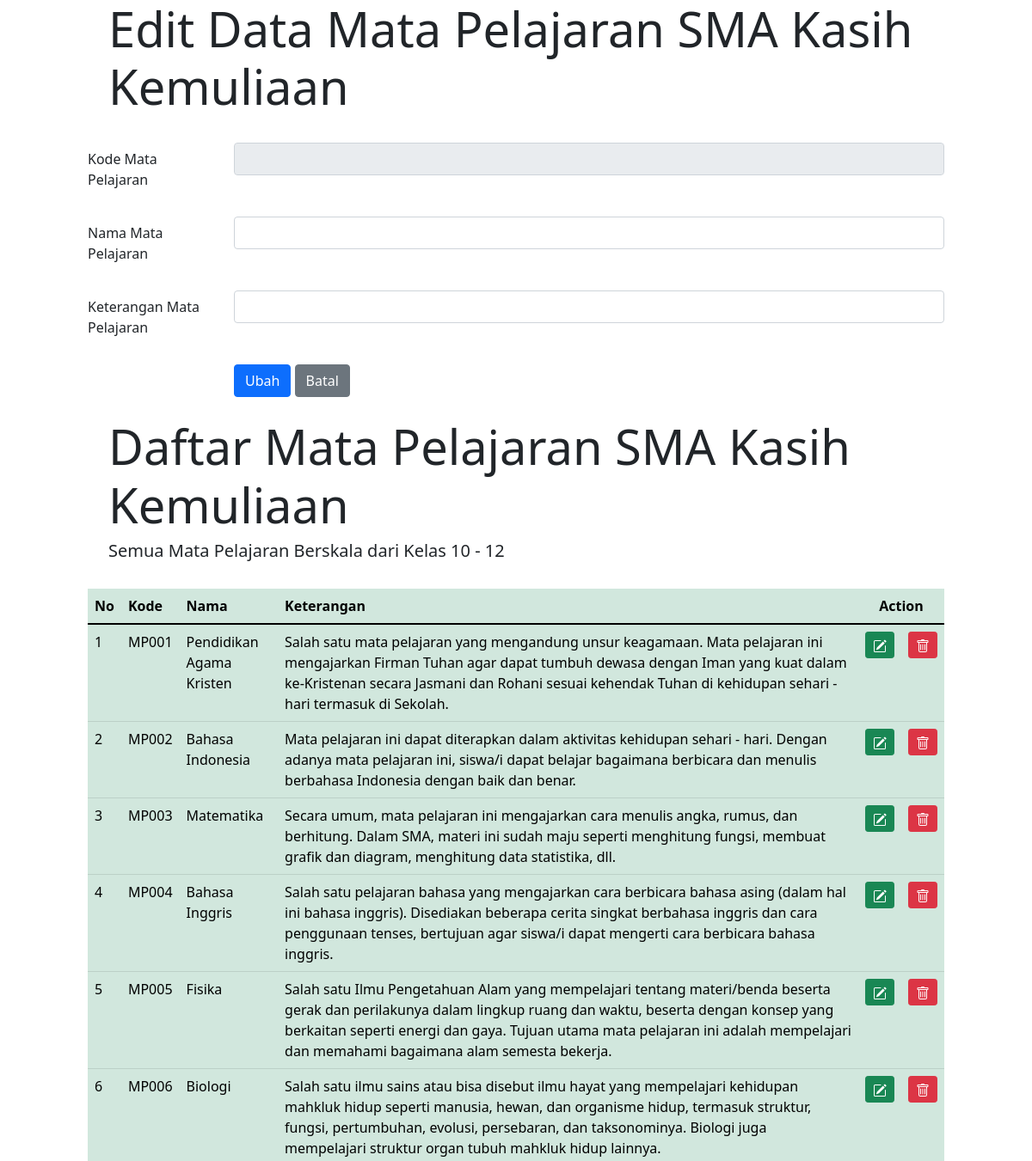
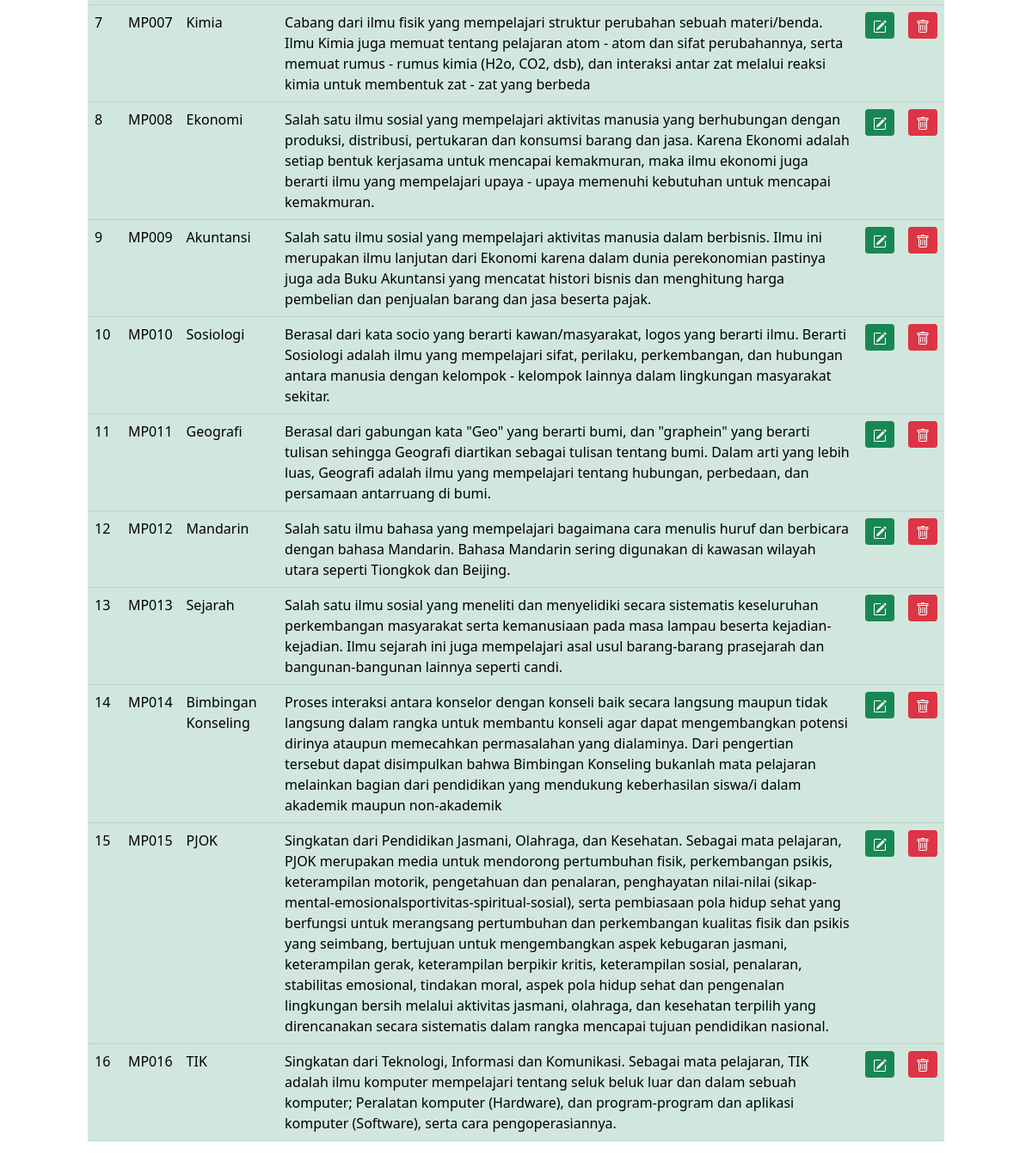
The app's page /datamapelubah.php with its own data (2 pictures, top to bottom).
### tables this page shows
CREATE TABLE `datamapel` (
  `idmapel` char(5) NOT NULL,
  `namamapel` char(30) NOT NULL,
  `keteranganmapel` text NOT NULL
);

### datamapelubah.php (the view, shortened to what this page needs)
<!DOCTYPE html>
<html lang="en">
<head>
    <link rel="stylesheet" type="text/css" href="https://cdnjs.cloudflare.com/ajax/
    libs/select2/4.0.3/css/select2.min.css">
    <link rel="stylesheet" type="text/css" href="css/bootstrap.min.css">
</head>
<?php
    include "includes/config.php";
    $kodemapel = $_GET["ubadata"];
    $editmapel = mysqli_query($connection, "SELECT * FROM datamapel
    where idmapel = '$kodemapel'");
    $rowedit = mysqli_fetch_array($editmapel);
?>
<body>
    <div class="row">
    <div class="col-sm-1"></div>
    <div class="col-sm-10">
        <div class="jumbotron jumbotron-fluid">
            <div class="container">
                <h1 class="display-4">Edit Data Mata Pelajaran SMA Kasih Kemuliaan</h1>
            </div>
        </div>
        <br>
        <form method="POST" enctype="multipart/form-data">
            <div class="form-group row">
                <label for="kodemapel" class="col-sm-2 col-form-label">Kode Mata Pelajaran</label>
                <div class="col-sm-10">
                    <input type="text" class="form-control" id="kodemapel" name="inputkode"
                    value="<?php echo $rowedit["idmapel"]?>" readonly>
                </div>
            </div>
            <br>
            <div class="form-group row">
                <label for="namamapel" class="col-sm-2 col-form-label">Nama Mata Pelajaran</label>
                <div class="col-sm-10">
                    <input type="text" class="form-control" id="namamapel" name="inputnama"
                    value="<?php echo $rowedit["namamapel"]?>">
                </div>
            </div>
            <br>
            <div class="form-group row">
                <label for="keteranganmapel" class="col-sm-2 col-form-label">Keterangan Mata Pelajaran</label>
                <div class="col-sm-10">
                    <input type="text" class="form-control" id="keteranganmapel" name="inputketerangan"
                    value="<?php echo $rowedit["keteranganmapel"]?>">
                </div>
            </div>
            <br>
            <div class="form-group row">
                <div class="col-sm-2"></div>
                <div class="col-sm-10">
                    <input type="submit" name="Ubah" class="btn btn-primary" value="Ubah">
                    <input type="submit" name="Batal" class="btn btn-secondary" value="Batal">
                </div>
            </div>
            <br>
        </form>
    </div>
    <div class="col-sm-1"></div>
    </div>
    <div class="row">
        <div class="col-sm-1"></div>
        <div class="col-sm-10">
            <div class="jumbotron jumbotron-fluid">
                <div class="container">
                    <h1 class="display-4">Daftar Mata Pelajaran SMA Kasih Kemuliaan</h1>
                    <h5>Semua Mata Pelajaran Berskala dari Kelas 10 - 12</h5>
                </div>
            </div>
        <br>
        <table class="table table-hover table-success">
            <thead class="thead-dark">
                <tr>
                    <th>No</th>
                    <th>Kode</th>
                    <th>Nama</th>
                    <th>Keterangan</th>
                    <th colspan="2" style="text-align: center">Action</th>
                </tr>
            </thead>
            <tbody>
                <?php $query = mysqli_query($connection, "select * from datamapel");
                $nomor = 1;
                while ($row = mysqli_fetch_array($query))
                { ?>
                    <tr>
                        <td><?php echo $nomor;?></td>
                        <td><?php echo $row['idmapel'];?></td>
                        <td><?php echo $row['namamapel'];?></td>
                        <td><?php echo $row['keteranganmapel'];?></td>
                        <td>
                            <a href="datamapelubah.php?ubadata=<?php echo $row['idmapel']?>"
                            class="btn btn-success btn-sm" title="EDIT">
                            </a>
                        </td>
                        <td>
                            <a href="datamapelhapus.php?hapusdata=<?php echo $row['idmapel']?>"
                            class="btn btn-danger btn-sm" title="DELETE">
                        </a>
                        </td>
                    </tr>
                    <?php $nomor = $nomor + 1;?>
                <?php } ?>
            </tbody>
        </table>
        </div>
        <div class="col-sm-1"></div>
    </div>
</body>
</html>

### records on screen
datamapel: idmapel "MP001", namamapel "Pendidikan Agama Kristen", keteranganmapel "Salah satu mata pelajaran yang mengandung unsur keagamaan. Mata pelajaran ini mengajarkan Firman Tuhan agar dapat tumbuh dewasa dengan Iman yang kuat dalam ke-Kristenan secara Jasmani dan Rohani sesuai kehendak Tuhan di kehidupan sehari - hari termasuk di Sekolah."
datamapel: idmapel "MP002", namamapel "Bahasa Indonesia", keteranganmapel "Mata pelajaran ini dapat diterapkan dalam aktivitas kehidupan sehari - hari. Dengan adanya mata pelajaran ini, siswa/i dapat belajar bagaimana berbicara dan menulis berbahasa Indonesia dengan baik dan benar."
datamapel: idmapel "MP003", namamapel "Matematika", keteranganmapel "Secara umum, mata pelajaran ini mengajarkan cara menulis angka, rumus, dan berhitung. Dalam SMA, materi ini sudah maju seperti menghitung fungsi, membuat grafik dan diagram, menghitung data statistika, dll."
datamapel: idmapel "MP004", namamapel "Bahasa Inggris", keteranganmapel "Salah satu pelajaran bahasa yang mengajarkan cara berbicara bahasa asing (dalam hal ini bahasa inggris). Disediakan beberapa cerita singkat berbahasa inggris dan cara penggunaan tenses, bertujuan agar siswa/i dapat mengerti cara berbicara bahasa inggris."
datamapel: idmapel "MP005", namamapel "Fisika", keteranganmapel "Salah satu Ilmu Pengetahuan Alam yang mempelajari tentang materi/benda beserta gerak dan perilakunya dalam lingkup ruang dan waktu, beserta dengan konsep yang berkaitan seperti energi dan gaya. Tujuan utama mata pelajaran ini adalah mempelajari dan memahami bagaimana alam semesta bekerja."
datamapel: idmapel "MP006", namamapel "Biologi", keteranganmapel "Salah satu ilmu sains atau bisa disebut ilmu hayat yang mempelajari kehidupan mahkluk hidup seperti manusia, hewan, dan organisme hidup, termasuk struktur, fungsi, pertumbuhan, evolusi, persebaran, dan taksonominya. Biologi juga mempelajari struktur organ tubuh mahkluk hidup lainnya."
datamapel: idmapel "MP007", namamapel "Kimia", keteranganmapel "Cabang dari ilmu fisik yang mempelajari struktur perubahan sebuah materi/benda. Ilmu Kimia juga memuat tentang pelajaran atom - atom dan sifat perubahannya, serta memuat rumus - rumus kimia (H2o, CO2, dsb), dan interaksi antar zat melalui reaksi kimia untuk membentuk zat - zat yang berbeda"
datamapel: idmapel "MP008", namamapel "Ekonomi", keteranganmapel "Salah satu ilmu sosial yang mempelajari aktivitas manusia yang berhubungan dengan produksi, distribusi, pertukaran dan konsumsi barang dan jasa. Karena Ekonomi adalah setiap bentuk kerjasama untuk mencapai kemakmuran, maka ilmu ekonomi juga berarti ilmu yang mempelajari upaya - upaya memenuhi kebutuhan untuk mencapai kemakmuran."
datamapel: idmapel "MP009", namamapel "Akuntansi", keteranganmapel "Salah satu ilmu sosial yang mempelajari aktivitas manusia dalam berbisnis. Ilmu ini merupakan ilmu lanjutan dari Ekonomi karena dalam dunia perekonomian pastinya juga ada Buku Akuntansi yang mencatat histori bisnis dan menghitung harga pembelian dan penjualan barang dan jasa beserta pajak."
datamapel: idmapel "MP010", namamapel "Sosiologi", keteranganmapel "Berasal dari kata socio yang berarti kawan/masyarakat, logos yang berarti ilmu. Berarti Sosiologi adalah ilmu yang mempelajari sifat, perilaku, perkembangan, dan hubungan antara manusia dengan kelompok - kelompok lainnya dalam lingkungan masyarakat sekitar."
datamapel: idmapel "MP011", namamapel "Geografi", keteranganmapel "Berasal dari gabungan kata \"Geo\" yang berarti bumi, dan \"graphein\" yang berarti tulisan sehingga Geografi diartikan sebagai tulisan tentang bumi. Dalam arti yang lebih luas, Geografi adalah ilmu yang mempelajari tentang hubungan, perbedaan, dan persamaan antarruang di bumi."
datamapel: idmapel "MP012", namamapel "Mandarin", keteranganmapel "Salah satu ilmu bahasa yang mempelajari bagaimana cara menulis huruf dan berbicara dengan bahasa Mandarin. Bahasa Mandarin sering digunakan di kawasan wilayah utara seperti Tiongkok dan Beijing."
datamapel: idmapel "MP013", namamapel "Sejarah", keteranganmapel "Salah satu ilmu sosial yang meneliti dan menyelidiki secara sistematis keseluruhan perkembangan masyarakat serta kemanusiaan pada masa lampau beserta kejadian-kejadian. Ilmu sejarah ini juga mempelajari asal usul barang-barang prasejarah dan bangunan-bangunan lainnya seperti candi."
datamapel: idmapel "MP014", namamapel "Bimbingan Konseling", keteranganmapel "Proses interaksi antara konselor dengan konseli baik secara langsung maupun tidak langsung dalam rangka untuk membantu konseli agar dapat mengembangkan potensi dirinya ataupun memecahkan permasalahan yang dialaminya. Dari pengertian tersebut dapat disimpulkan bahwa Bimbingan Konseling bukanlah mata pelajaran melainkan bagian dari pendidikan yang mendukung keberhasilan siswa/i dalam akademik maupun non-akademik"
datamapel: idmapel "MP015", namamapel "PJOK", keteranganmapel "Singkatan dari Pendidikan Jasmani, Olahraga, dan Kesehatan. Sebagai mata pelajaran, PJOK merupakan media untuk mendorong pertumbuhan fisik, perkembangan psikis, keterampilan motorik, pengetahuan dan penalaran, penghayatan nilai-nilai (sikap-mental-emosionalsportivitas-spiritual-sosial), serta pembiasaan pola hidup sehat yang berfungsi untuk merangsang pertumbuhan dan perkembangan kualitas fisik dan psikis yang seimbang, bertujuan untuk mengembangkan aspek kebugaran jasmani, keterampilan gerak, keterampilan berpikir kritis, keterampilan sosial, penalaran, stabilitas emosional, tindakan moral, aspek pola hidup sehat dan pengenalan lingkungan bersih melalui aktivitas jasmani, olahraga, dan…"
datamapel: idmapel "MP016", namamapel "TIK", keteranganmapel "Singkatan dari Teknologi, Informasi dan Komunikasi. Sebagai mata pelajaran, TIK adalah ilmu komputer mempelajari tentang seluk beluk luar dan dalam sebuah komputer; Peralatan komputer (Hardware), dan program-program dan aplikasi komputer (Software), serta cara pengoperasiannya."
